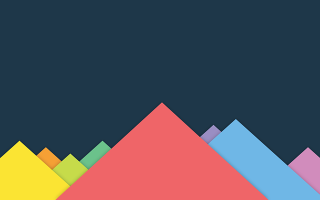
#> input picture Computer_Vision/class3/in/triangle.png, 320 x 200 px
$ jupyter execute class3-ex2-2.ipynb
#> lines starting #> are read from the running program, lines starting #| are printed output that depends on the picture
## Ex. 2-2)  2D Transformations
Let's learn geometric transformations by matrix multiplications. Implement a function that simulate the following code
```
img_rot = img.rotate(45)
```

| Original  | Rotated |
| ---- | ---- |
| |  |

Try to remove jaggy edges if possible.

### Type your code below.

Example code:

[cell 1]
from PIL import Image
import numpy as np
import math
import matplotlib.pyplot as plt

in_img_path = "in/triangle.png"
img = Image.open(in_img_path)
#> img is the input picture: PIL image 320x200 RGB; mean R, G, B 83.7, 81.5, 88.5
img_rot = img.rotate(45)
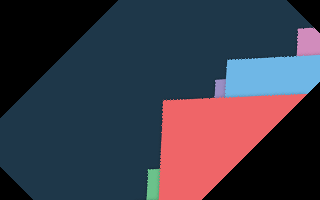
#> img_rot: PIL image 320x200 RGB; mean R, G, B 60.7, 57.5, 70.5

img_rot

[cell 2]
pix = np.asarray(img)
rotated = np.copy(pix)
rotated.fill(0)
#> rotated: shape (200, 320, 3); every value is 0

tx = pix.shape[0]/2 # image center of the target image
#> tx = 100
ty = pix.shape[1]/2
#> ty = 160

cx = pix.shape[0]/2 # image center of the original image
#> cx = 100
cy = pix.shape[1]/2
#> cy = 160

angle = 45 # rorating angle
angle = -math.radians(angle)
r = [[round(math.cos(angle), 15), round(-math.sin(angle), 15)],
     [round(math.sin(angle), 15), round(math.cos(angle), 15)]]

for x in range(0,pix.shape[0]):
    for y in range(0,pix.shape[1]):
        v = [(x - tx),(y-ty)]
        p = np.matmul(r, v)
        x_ = p[0]+ cx
        y_ = p[1]+ cy
        if x_ > 0 and y_ > 0 and x_ < pix.shape[0] and y_ < pix.shape[1]: # if it is whithin the origina image size
            rotated[x][y] = pix[int(x_)][int(y_)] # here you might want to replace it to bilinear or better interpolation

res = Image.fromarray(np.uint8(rotated))
res.save("rotated.png")
plt.imshow(res)
